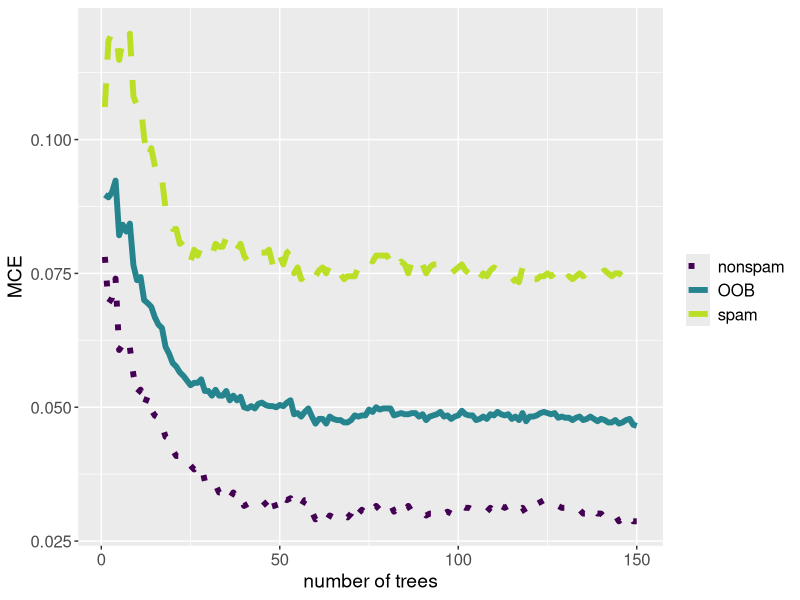
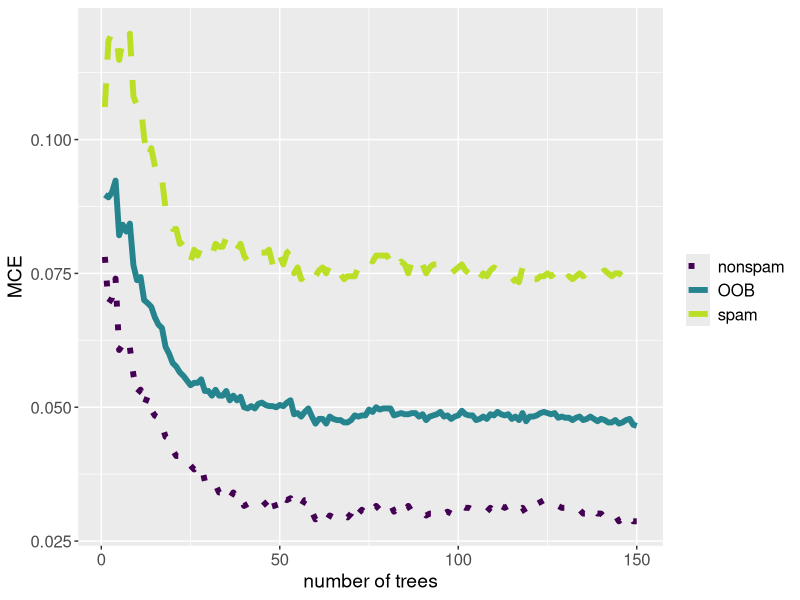

Reproduce these figures in R, in order.
# plots OOB errors for different classes of spam; visualizes a potential use case of OOB errors
# PREREQ -----------------------------------------------------------------------

library(knitr)
library(ggplot2)
library(randomForest)
library(kernlab)
library(tidyverse)

options(digits = 3, 
        width = 65, 
        str = strOptions(strict.width = "cut", vec.len = 3))

# DATA -------------------------------------------------------------------------

set.seed(600000)

data(spam)
model = randomForest(type ~., data = spam, ntree = 150, proximity = TRUE)

# PLOT -------------------------------------------------------------------------

plot_data <- data.frame(model$err.rate, iter = seq_len(nrow(model$err.rate))) %>%
  gather(key = "error.type", value = "error.measured", -iter)

ggplot(plot_data, mapping = aes(x = iter, y = error.measured, color = error.type, linetype = error.type)) +
  geom_line(size = 2) +
  scale_color_viridis_d(end = .9) +
  scale_linetype_manual(values = c("nonspam" = "dotted", "OOB" = "solid", "spam" = "dashed")) +
  xlab("number of trees") +
  ylab("MCE") +
  labs(color = "", linetype = "") +
  theme(axis.text = element_text(size = 12),
        axis.title = element_text(size = 14),
        legend.text = element_text(size = 12),
        legend.title = element_text(size = 14))
ggsave("../figure/forest-oob.pdf", width = 8, height = 4.5)
